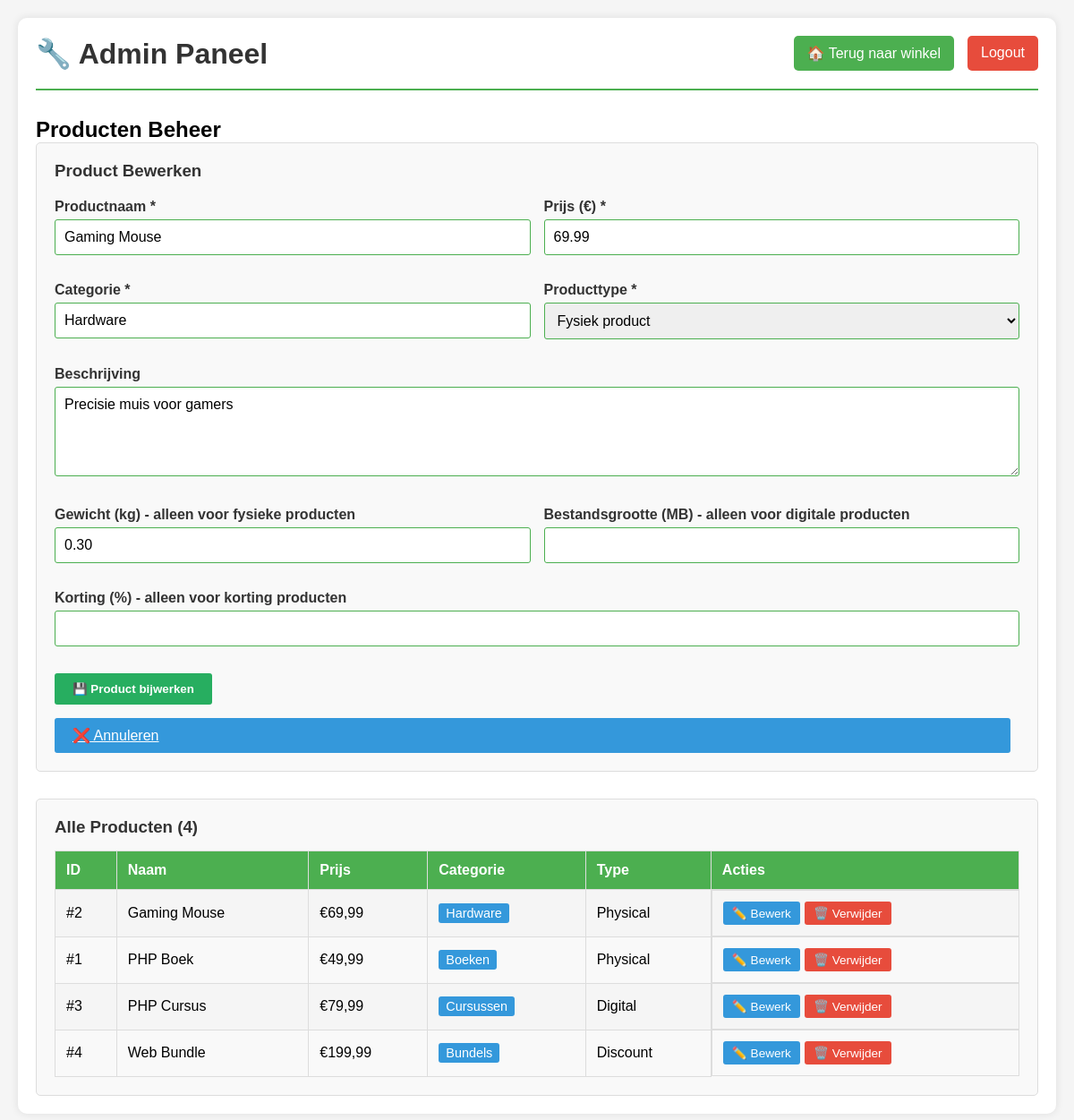
The page /admin.php?edit=2 (signed in) on the database its author committed.
### tables this page shows
CREATE TABLE IF NOT EXISTS producten (
    id INT PRIMARY KEY AUTO_INCREMENT,
    naam VARCHAR(255) NOT NULL,
    prijs DECIMAL(10, 2) NOT NULL,
    categorie VARCHAR(100) NOT NULL,
    type ENUM('physical', 'digital', 'discount') NOT NULL DEFAULT 'physical',
    
     
    gewicht DECIMAL(8, 2),
    
     
    bestandsgrootte INT,
    
     
    korting_procent INT,
    
    beschrijving TEXT,
    actief BOOLEAN DEFAULT 1,
    aangemaakt_op TIMESTAMP DEFAULT CURRENT_TIMESTAMP,
    bijgewerkt_op TIMESTAMP DEFAULT CURRENT_TIMESTAMP ON UPDATE CURRENT_TIMESTAMP
);

### admin.php (the view, shortened to what this page needs)
<?php
require_once 'includes/init.php';
$logged_in = isset($_SESSION['admin_logged_in']) && $_SESSION['admin_logged_in'];
$producten = [];
try {
    $stmt = $db->query("SELECT * FROM producten ORDER BY naam");
    $producten = $stmt->fetchAll();
} catch (Exception $e) {
    $error_msg = "Fout bij laden producten!";
}
$edit_product = null;
if (isset($_GET['edit'])) {
    $edit_id = $_GET['edit'];
    foreach ($producten as $p) {
        if ($p['id'] == $edit_id) {
            $edit_product = $p;
            break;
        }
    }
}
?>
<!DOCTYPE html>
<html lang="nl">
<head>
    <link rel="stylesheet" href="css/style.css">
</head>
<body>
    <div class="container">
        <header>
            <h1>🔧 Admin Paneel</h1>
            <div class="admin-header-links">
                <a href="index.php" class="nav-link">🏠 Terug naar winkel</a>
                <?php if ($logged_in): ?>
                    <a href="admin.php?logout=1" class="nav-link logout-btn">Logout</a>
                <?php endif; ?>
            </div>
        </header>
        <main>
            <?php if (!$logged_in): ?>
                <div class="login-container">
                    <div class="login-box">
                        <h2>Admin Inloggen</h2>
                        <?php if (isset($login_error)): ?>
                            <div class="error-container">
                                <p><?php echo $login_error; ?></p>
                            </div>
                        <?php endif; ?>
                        <form method="POST">
                            <div class="form-group">
                                <label for="username">Gebruikersnaam:</label>
                                <input type="text" id="username" name="username" required class="form-input">
                                <small>Demo: admin</small>
                            </div>
                            <div class="form-group">
                                <label for="password">Wachtwoord:</label>
                                <input type="password" id="password" name="password" required class="form-input">
                                <small>Demo: admin123</small>
                            </div>
                            <button type="submit" name="login" value="1" class="btn btn-primary">Inloggen</button>
                        </form>
                    </div>
                </div>
            <?php else: ?>
                <div class="admin-dashboard">
                    <h2>Producten Beheer</h2>
                    <div class="product-form-container">
                        <h3><?php echo $edit_product ? 'Product Bewerken' : 'Nieuw Product Toevoegen'; ?></h3>
                        <form method="POST" class="product-form">
                            <div class="form-row">
                                <div class="form-group">
                                    <label for="naam">Productnaam *</label>
                                    <input type="text" id="naam" name="naam" required class="form-input" value="<?php echo $edit_product['naam'] ?? ''; ?>">
                                </div>
                                <div class="form-group">
                                    <label for="prijs">Prijs (€) *</label>
                                    <input type="number" id="prijs" name="prijs" required step="0.01" class="form-input" value="<?php echo $edit_product['prijs'] ?? ''; ?>">
                                </div>
                            </div>
                            <div class="form-row">
                                <div class="form-group">
                                    <label for="categorie">Categorie *</label>
                                    <input type="text" id="categorie" name="categorie" required class="form-input" value="<?php echo $edit_product['categorie'] ?? ''; ?>" placeholder="bijv. Boeken, Hardware">
                                </div>
                                <div class="form-group">
                                    <label for="type">Producttype *</label>
                                    <select id="type" name="type" required class="form-input">
                                        <option value="physical" <?php echo ($edit_product['type'] ?? 'physical') === 'physical' ? 'selected' : ''; ?>>Fysiek product</option>
                                    </select>
                                </div>
                            </div>
                            <div class="form-group">
                                <label for="beschrijving">Beschrijving</label>
                                <textarea id="beschrijving" name="beschrijving" class="form-input form-textarea"><?php echo $edit_product['beschrijving'] ?? ''; ?></textarea>
                            </div>
                            <div class="form-row">
                                <div class="form-group">
                                    <label for="gewicht">Gewicht (kg) - alleen voor fysieke producten</label>
                                    <input type="number" id="gewicht" name="gewicht" step="0.01" class="form-input" value="<?php echo $edit_product['gewicht'] ?? ''; ?>">
                                </div>
                                <div class="form-group">
                                    <label for="bestandsgrootte">Bestandsgrootte (MB) - alleen voor digitale producten</label>
                                    <input type="number" id="bestandsgrootte" name="bestandsgrootte" class="form-input" value="<?php echo $edit_product['bestandsgrootte'] ?? ''; ?>">
                                </div>
                            </div>
                            <div class="form-group">
                                <label for="korting_procent">Korting (%) - alleen voor korting producten</label>
                                <input type="number" id="korting_procent" name="korting_procent" min="0" max="100" class="form-input" value="<?php echo $edit_product['korting_procent'] ?? ''; ?>">
                            </div>
                            <button type="submit" name="<?php echo $edit_product ? 'edit_product' : 'add_product'; ?>" value="1" class="btn btn-success">
                                <?php echo $edit_product ? '💾 Product bijwerken' : '➕ Product toevoegen'; ?>
                            </button>
                            <?php if ($edit_product): ?>
                                <a href="admin.php" class="btn">❌ Annuleren</a>
                            <?php endif; ?>
                        </form>
                    </div>
                    <div class="products-table-container">
                        <h3>Alle Producten (<?php echo count($producten); ?>)</h3>
                        <?php if (empty($producten)): ?>
                            <p>Geen producten gevonden.</p>
                        <?php else: ?>
                            <table class="products-table">
                                <tr>
                                    <th>ID</th>
                                    <th>Naam</th>
                                    <th>Prijs</th>
                                    <th>Categorie</th>
                                    <th>Type</th>
                                    <th>Acties</th>
                                </tr>
                                <?php foreach ($producten as $product): ?>
                                    <tr>
                                        <td>#<?php echo $product['id']; ?></td>
                                        <td><?php echo htmlspecialchars($product['naam']); ?></td>
                                        <td>€<?php echo number_format($product['prijs'], 2, ',', '.'); ?></td>
                                        <td><span class="category-badge"><?php echo htmlspecialchars($product['categorie']); ?></span></td>
                                        <td><?php echo ucfirst($product['type']); ?></td>
                                        <td class="action-buttons">
                                            <a href="admin.php?edit=<?php echo $product['id']; ?>" class="btn-small btn-edit">✏️ Bewerk</a>
                                            <form method="POST" style="display:inline;" onsubmit="return confirm('Zeker weten?');">
                                                <button type="submit" name="delete_product" value="1" class="btn-small btn-delete">🗑️ Verwijder</button>
                                            </form>
                                        </td>
                                    </tr>
                                <?php endforeach; ?>
                            </table>
                        <?php endif; ?>
                    </div>
                </div>
            <?php endif; ?>
        </main>
    </div>
</body>
</html>

### css/style.css (style rules this page uses)
* { margin: 0; padding: 0; box-sizing: border-box; }
body { font-family: Arial, sans-serif; background: #f5f5f5; padding: 20px; }
.container { max-width: 1200px; margin: 0 auto; background: white; padding: 20px; border-radius: 10px; box-shadow: 0 0 10px rgba(0,0,0,0.1); }
header { display: flex; justify-content: space-between; align-items: center; margin-bottom: 30px; padding-bottom: 20px; border-bottom: 2px solid #4CAF50; }
h1 { color: #333; }
.nav-link { background: #4CAF50; color: white; padding: 10px 15px; border-radius: 5px; text-decoration: none; transition: background 0.3s; }
.btn { display: inline-block; background: #3498db; color: white; padding: 10px 20px; border-radius: 3px; margin-right: 10px; }
.form-group { margin-bottom: 15px; }
.form-row { display: grid; grid-template-columns: 1fr 1fr; gap: 15px; }
.form-group label { display: block; margin-bottom: 5px; color: #333; font-weight: bold; }
.form-input { width: 100%; padding: 10px; border: 1px solid #ddd; border-radius: 3px; font-size: 1em; }
.form-input:valid { border-color: #4CAF50 !important; }
.admin-header-links { display: flex; gap: 15px; }
.logout-btn { background: #e74c3c !important; }
.admin-dashboard { margin-top: 20px; }
.product-form-container { background: #f9f9f9; border: 1px solid #ddd; border-radius: 5px; padding: 20px; margin-bottom: 30px; }
.product-form-container h3 { color: #333; margin-bottom: 20px; }
.product-form { display: flex; flex-direction: column; gap: 15px; }
.form-textarea { min-height: 100px; resize: vertical; font-family: Arial, sans-serif; }
.btn-success { background: #27ae60; color: white; padding: 10px 20px; border: none; border-radius: 3px; cursor: pointer; font-weight: bold; align-self: flex-start; }
.products-table-container { background: #f9f9f9; border: 1px solid #ddd; border-radius: 5px; padding: 20px; overflow-x: auto; }
.products-table-container h3 { color: #333; margin-bottom: 15px; }
.products-table { width: 100%; border-collapse: collapse; }
.products-table th, .products-table td { padding: 12px; border: 1px solid #ddd; text-align: left; }
.products-table th { background: #4CAF50; color: white; font-weight: bold; }
.products-table tr:nth-child(even) { background: #f5f5f5; }
.category-badge { background: #3498db; color: white; padding: 3px 8px; border-radius: 3px; font-size: 0.9em; }
.action-buttons { white-space: nowrap; display: flex; gap: 5px; }
.btn-small { padding: 5px 10px; font-size: 0.85em; border: none; border-radius: 3px; cursor: pointer; text-decoration: none; display: inline-block; }
.btn-edit { background: #3498db; color: white; }
.btn-delete { background: #e74c3c; color: white; }

### rows shown on the page
producten: naam "Gaming Mouse", prijs "69.99", categorie "Hardware", type "Fysiek product", beschrijving "Precisie muis voor gamers", gewicht "0.30", id "2", prijs "69,99", type "Physical"
producten: id "1", naam "PHP Boek", prijs "49,99", categorie "Boeken", type "Physical"
producten: id "3", naam "PHP Cursus", prijs "79,99", categorie "Cursussen", type "Digital"
producten: id "4", naam "Web Bundle", prijs "199,99", categorie "Bundels", type "Discount"

### other values the page prints
count($producten) "4"
